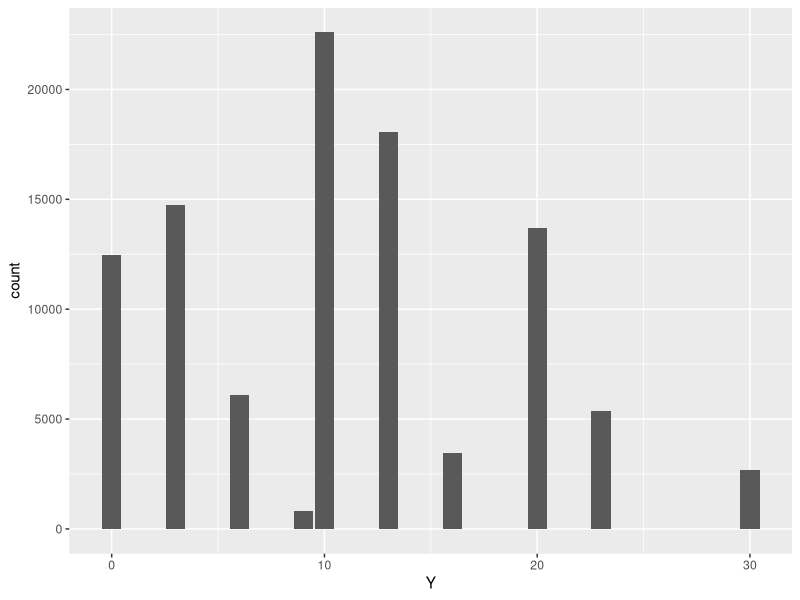
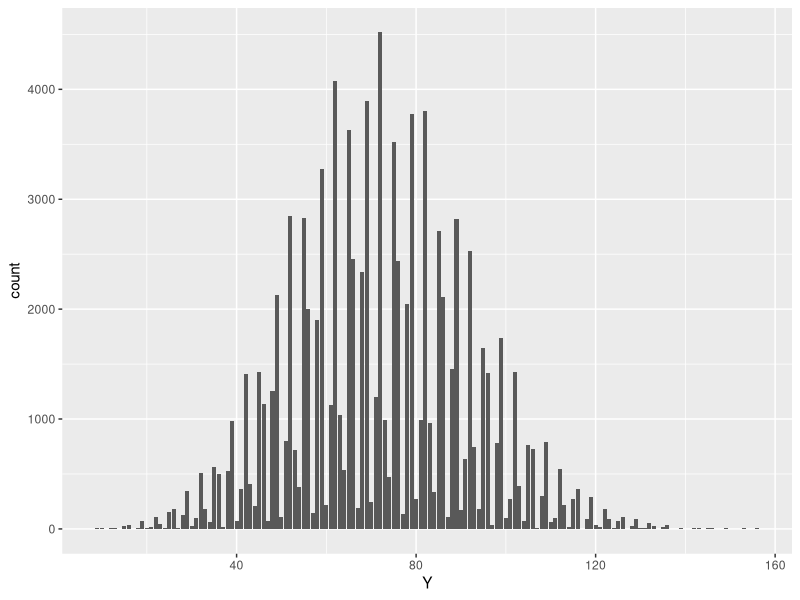
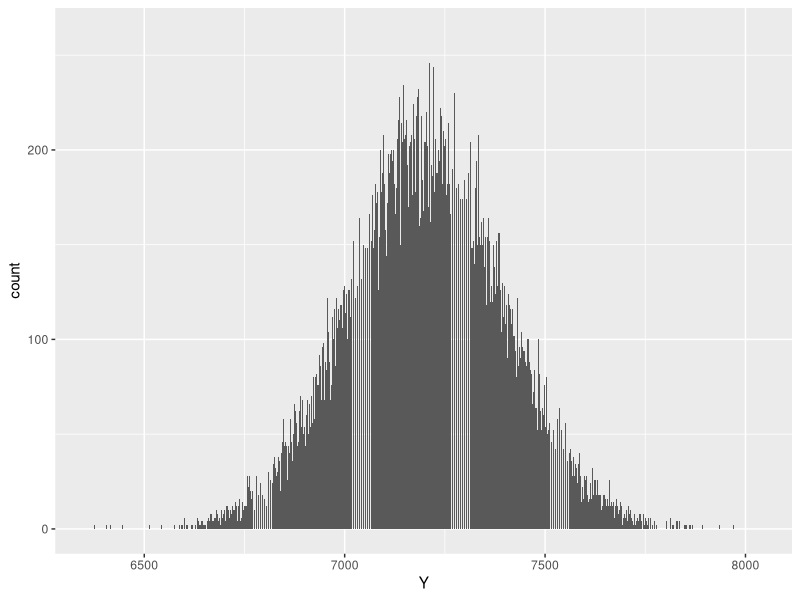

Generate these figures, in order, with R:
## ---- chunk 1
knitr::opts_chunk$set(echo = TRUE)
## ---- chunk 2
library(tidyverse)
samples_Xi <- rmultinom(50000, 3, prob = c(0.5, 0.2, 0.3))

temp <- as.data.frame((samples_Xi))

## Y = X1 + X2 + .... + Xn
firstRow <- temp[1, ] * 0
secondRow <- temp[2, ] * 3
thirdRow <- temp[3, ] * 10

# Creating data frame from the vectors
temp2 <- rbind(firstRow, secondRow, thirdRow)

# Calculate sum of all columns to create a df of Ys
samples_Y <- temp2 %>%
  mutate(Total = select(., V1:V50000)) %>%
  colSums(na.rm = T)

samples_Y <- data.frame(samples_Y)

## ---- chunk 3
colnames(samples_Y) <- "Y"
samples_Y %>%
  ggplot(aes(x = Y)) +
  geom_bar()
## ---- chunk 4
# n = 20
samples_Xi <- rmultinom(50000, 20, prob = c(0.5, 0.2, 0.3))

temp <- as.data.frame(samples_Xi)
firstRow <- temp[1, ] * 0
secondRow <- temp[2, ] * 3
thirdRow <- temp[3, ] * 10

# Creating data frame from the vectors
temp2 <- rbind(firstRow, secondRow, thirdRow)

# Calculate sum of all columns to create a df of Ys
samples_Y <- temp2 %>%
  mutate(Total = select(., V1:V50000)) %>%
  colSums(na.rm = T)

samples_Y <- data.frame(samples_Y)
colnames(samples_Y) <- "Y"
## ---- chunk 5
samples_Y %>%
  ggplot(aes(x = Y)) +
  geom_bar()
## ---- chunk 6
# n = 2000
samples_Xi <- rmultinom(50000, 2000, prob = c(0.5, 0.2, 0.3))

temp <- as.data.frame(samples_Xi)
firstRow <- temp[1, ] * 0
secondRow <- temp[2, ] * 3
thirdRow <- temp[3, ] * 10

# Creating data frame from the vectors
temp2 <- rbind(firstRow, secondRow, thirdRow)

# Calculate sum of all columns to create a df of Ys
samples_Y <- temp2 %>%
  mutate(Total = select(., V1:V50000)) %>%
  colSums(na.rm = T)

samples_Y <- data.frame(samples_Y)
colnames(samples_Y) <- "Y"
## ---- chunk 7
samples_Y %>%
  ggplot(aes(x = Y)) +
  geom_bar()
